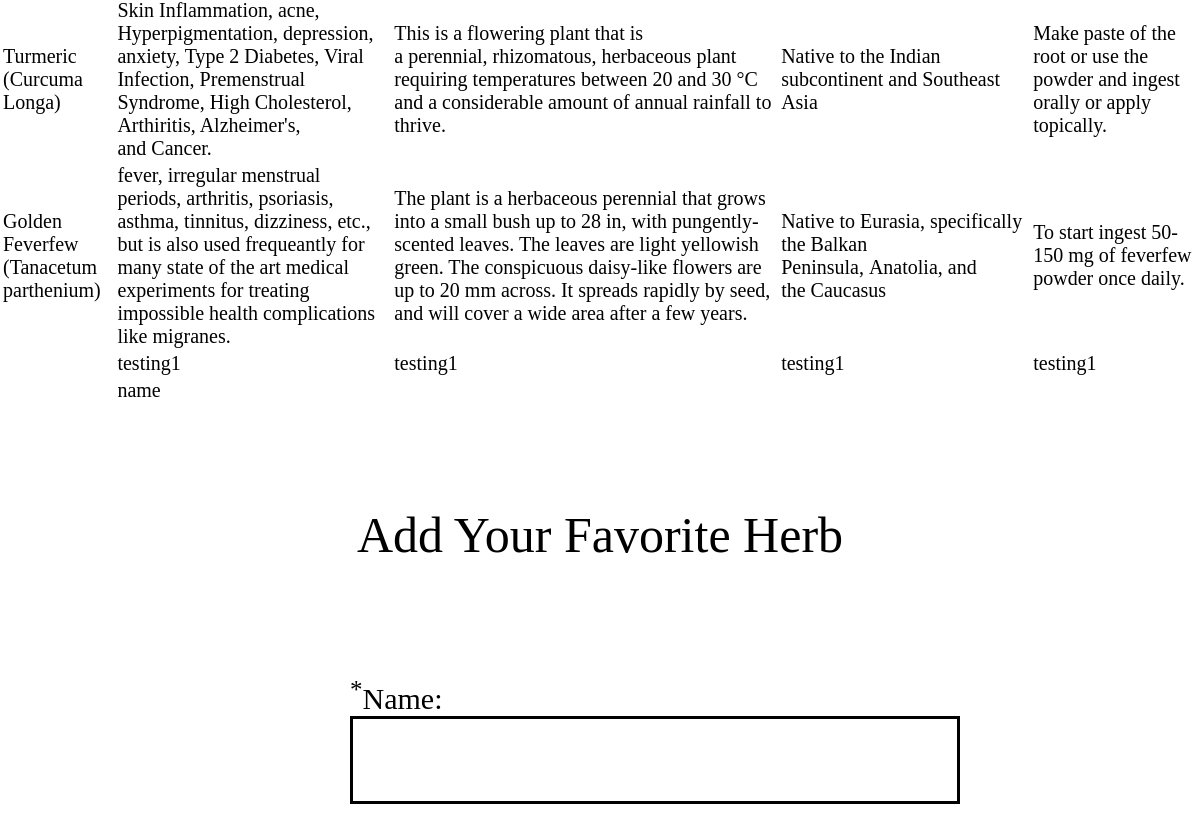
/plants.php (middle part), run on an earlier commit of the app's database.
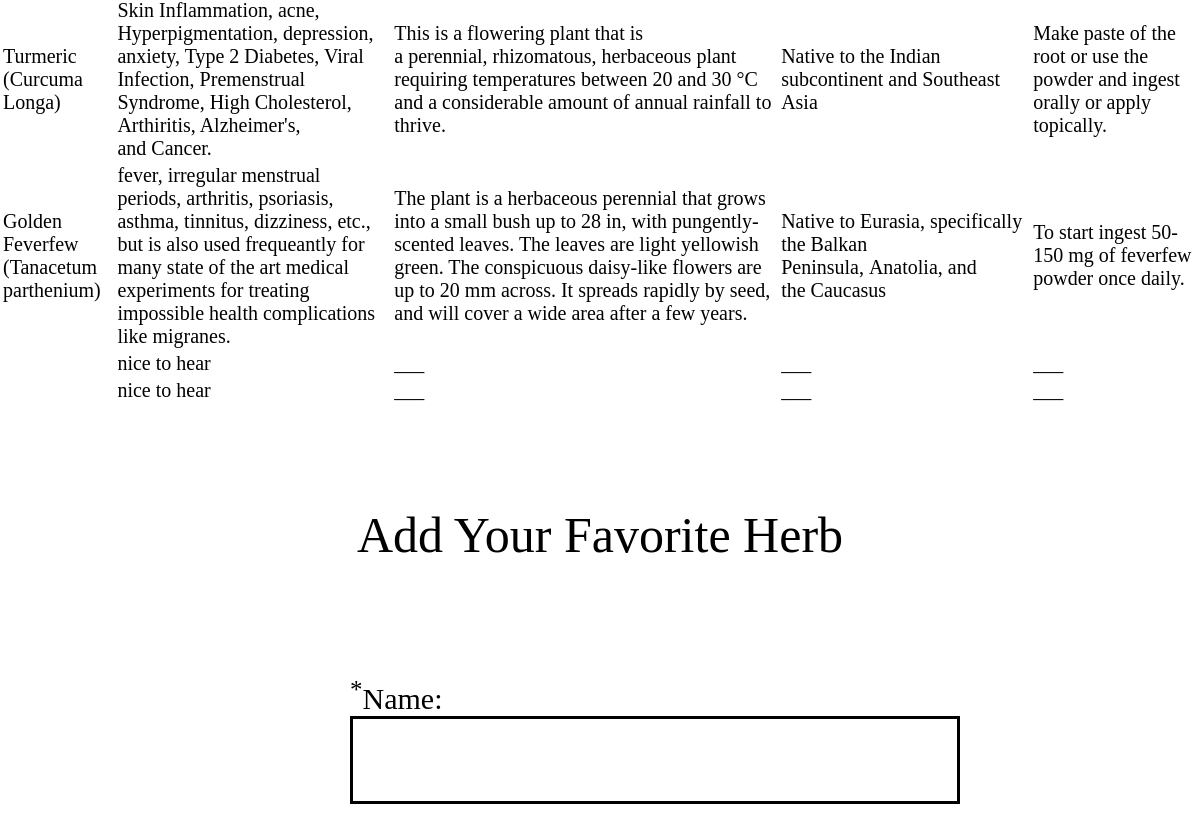
And on a later commit of the database.
### tables this page shows
CREATE TABLE plants (id INTEGER PRIMARY KEY UNIQUE NOT NULL, _name TEXT (100), benefits TEXT (500), _description TEXT (500), _location TEXT (400), prepare TEXT (400));

### includes/init.php (called while the page is built, shortened)
<?php
function exec_sql_query($db, $sql, $params = array())
{
  $query = $db->prepare($sql);
  if ($query and $query->execute($params)) {
    return $query;
  }
  return null;
}
?>

### plants.php (the view, shortened to what this page needs)
<?php
include("includes/init.php");
$db = open_sqlite_db("./secure/plants.sqlite");
function print_data($data)
{
?>
  <tr>
    <td><?php echo htmlspecialchars($data["_name"]); ?></td>
    <td><?php echo htmlspecialchars($data["benefits"]); ?></td>
    <td><?php echo htmlspecialchars($data["_description"]); ?></td>
    <td><?php echo htmlspecialchars($data["_location"]); ?></td>
    <td><?php echo htmlspecialchars($data["prepare"]); ?></td>
  </tr>
<?php
}
if (isset($_GET['search'])) {
  $do_search = TRUE;
  $search = filter_input(INPUT_GET, 'search', FILTER_SANITIZE_STRING);
  $search = trim($search);
} else {
  $do_search = FALSE;
  $search = NULL;
}
?>
<!DOCTYPE html>
<html lang="en" dir="ltr">
<head>
    <link rel="stylesheet" href="./css/style.css">
  </head>
  <body>
    <?php
    if ($do_search) { ?>
      <h2>Herbs Requested</h2>
      <?php
        $sql = "SELECT * FROM plants WHERE _name LIKE '%' || :search || '%' OR benefits LIKE '%' || :search || '%' OR _description LIKE '%' || :search || '%' OR _location LIKE '%' || :search || '%' OR prepare LIKE '%' || :search || '%'";
        $params = array(':search' => $search);
    } else {
      ?>
      <?php
      $sql = "SELECT * FROM plants";
      $params = array();
    }
    $result = exec_sql_query($db, $sql, $params);
    if ($result) {
      $datas = $result->fetchAll();
      if (count($datas) > 0) {
      ?>
        <table>
          <?php
          foreach ($datas as $data) {
            print_data($data);
          }
          ?>
        </table>
    <?php
      } else {
        echo "<p>We do not have any information on that currently. You can check out more herbs here: https://web.extension.illinois.edu/herbs/directory.cfm </p>";
      }
    }
    ?>
    <h2>Add Your Favorite Herb</h2>
    <form id="addherb" action="plants.php" method="post" novalidate>
        <div class="form">
          <label><sup>*</sup>Name:</label>
          <div>
            <input type="text" name="_name" />
          </div>
        </div>
        <div class="form">
        </div>
    </form>
  </body>
</html>

### css/style.css (style rules this page uses)
body { font: 15px/ 1.5 Raleway; padding: 0; margin: 0; background-color:#ffffff; }
h2 { font: 50px Dr Sugiyama; padding: 20px 20px 50px 20px; text-align: center; }
table { font: 20px Raleway; font-weight: light; padding-bottom: 40px; }
#addherb { font: 30px Raleway; width: 60%; margin-left: 27.5%; }
.form { padding: 20px 20px 20px 20px; text-align: left; }
#addherb input { height: 80px; width: 600px; font: 30px Raleway; color: #4d7e29; border: 3px solid black; }

What changed in the data, as far as the page shows it:
removed plants: benefits "testing1", _description "testing1", _location "testing1", prepare "testing1"
added plants: benefits "nice to hear", _description "___", _location "___", prepare "___"
changed plants (number 4 of 4 on the later page): benefits "name" → "nice to hear"; _description (not shown) → "___"; _location (not shown) → "___"; prepare (not shown) → "___"
